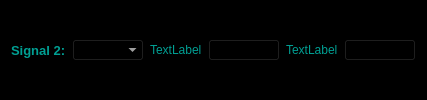
          <widget class="QWidget" name="signal_2_menu" native="true">
           <property name="sizePolicy">
            <sizepolicy hsizetype="MinimumExpanding" vsizetype="Preferred">
             <horstretch>0</horstretch>
             <verstretch>0</verstretch>
            </sizepolicy>
           </property>
           <property name="styleSheet">
            <string notr="true">background-color: rgb(0, 0, 0);</string>
           </property>
           <layout class="QGridLayout" name="gridLayout_5">
            <item row="0" column="0">
             <layout class="QHBoxLayout" name="signal_2_layout">
              <item>
               <widget class="QLabel" name="label_2">
                <property name="palette">
                 <palette>
                  <active>
                   <colorrole role="WindowText">
                    <brush brushstyle="SolidPattern">
                     <color alpha="255">
                      <red>255</red>
                      <green>255</green>
                      <blue>255</blue>
                     </color>
                    </brush>
                   </colorrole>
                   <colorrole role="Button">
                    <brush brushstyle="SolidPattern">
                     <color alpha="255">
                      <red>0</red>
                      <green>0</green>
                      <blue>0</blue>
                     </color>
                    </brush>
                   </colorrole>
                   <colorrole role="Text">
                    <brush brushstyle="SolidPattern">
                     <color alpha="255">
                      <red>0</red>
                      <green>159</green>
                      <blue>147</blue>
                     </color>
                    </brush>
                   </colorrole>
                   <colorrole role="ButtonText">
                    <brush brushstyle="SolidPattern">
                     <color alpha="255">
                      <red>0</red>
                      <green>159</green>
                      <blue>147</blue>
                     </color>
                    </brush>
                   </colorrole>
                   <colorrole role="Base">
                    <brush brushstyle="SolidPattern">
                     <color alpha="255">
                      <red>0</red>
                      <green>0</green>
                      <blue>0</blue>
                     </color>
                    </brush>
                   </colorrole>
                   <colorrole role="Window">
                    <brush brushstyle="SolidPattern">
                     <color alpha="255">
                      <red>0</red>
                      <green>0</green>
                      <blue>0</blue>
                     </color>
                    </brush>
                   </colorrole>
                   <colorrole role="PlaceholderText">
                    <brush brushstyle="SolidPattern">
                     <color alpha="128">
                      <red>0</red>
                      <green>159</green>
                      <blue>147</blue>
                     </color>
                    </brush>
                   </colorrole>
                  </active>
                  <inactive>
                   <colorrole role="WindowText">
                    <brush brushstyle="SolidPattern">
                     <color alpha="255">
                      <red>255</red>
                      <green>255</green>
                      <blue>255</blue>
                     </color>
                    </brush>
                   </colorrole>
                   <colorrole role="Button">
                    <brush brushstyle="SolidPattern">
                     <color alpha="255">
                      <red>0</red>
                      <green>0</green>
                      <blue>0</blue>
                     </color>
                    </brush>
                   </colorrole>
                   <colorrole role="Text">
                    <brush brushstyle="SolidPattern">
                     <color alpha="255">
                      <red>0</red>
                      <green>159</green>
                      <blue>147</blue>
                     </color>
                    </brush>
                   </colorrole>
                   <colorrole role="ButtonText">
                    <brush brushstyle="SolidPattern">
                     <color alpha="255">
                      <red>0</red>
                      <green>159</green>
                      <blue>147</blue>
                     </color>
                    </brush>
                   </colorrole>
                   <colorrole role="Base">
                    <brush brushstyle="SolidPattern">
                     <color alpha="255">
                      <red>0</red>
                      <green>0</green>
                      <blue>0</blue>
                     </color>
                    </brush>
                   </colorrole>
                   <colorrole role="Window">
                    <brush brushstyle="SolidPattern">
                     <color alpha="255">
                      <red>0</red>
                      <green>0</green>
                      <blue>0</blue>
                     </color>
                    </brush>
                   </colorrole>
                   <colorrole role="PlaceholderText">
                    <brush brushstyle="SolidPattern">
                     <color alpha="128">
                      <red>0</red>
                      <green>159</green>
                      <blue>147</blue>
                     </color>
                    </brush>
                   </colorrole>
                  </inactive>
                  <disabled>
                   <colorrole role="WindowText">
                    <brush brushstyle="SolidPattern">
                     <color alpha="255">
                      <red>120</red>
                      <green>120</green>
                      <blue>120</blue>
                     </color>
                    </brush>
                   </colorrole>
                   <colorrole role="Button">
                    <brush brushstyle="SolidPattern">
                     <color alpha="255">
                      <red>0</red>
                      <green>0</green>
                      <blue>0</blue>
                     </color>
                    </brush>
                   </colorrole>
                   <colorrole role="Text">
                    <brush brushstyle="SolidPattern">
                     <color alpha="255">
                      <red>0</red>
                      <green>159</green>
                      <blue>147</blue>
                     </color>
                    </brush>
                   </colorrole>
                   <colorrole role="ButtonText">
                    <brush brushstyle="SolidPattern">
                     <color alpha="255">
                      <red>0</red>
                      <green>159</green>
                      <blue>147</blue>
                     </color>
                    </brush>
                   </colorrole>
                   <colorrole role="Base">
                    <brush brushstyle="SolidPattern">
                     <color alpha="255">
                      <red>0</red>
                      <green>0</green>
                      <blue>0</blue>
                     </color>
                    </brush>
                   </colorrole>
                   <colorrole role="Window">
                    <brush brushstyle="SolidPattern">
                     <color alpha="255">
                      <red>0</red>
                      <green>0</green>
                      <blue>0</blue>
                     </color>
                    </brush>
                   </colorrole>
                   <colorrole role="PlaceholderText">
                    <brush brushstyle="SolidPattern">
                     <color alpha="128">
                      <red>0</red>
                      <green>159</green>
                      <blue>147</blue>
                     </color>
                    </brush>
                   </colorrole>
                  </disabled>
                 </palette>
                </property>
                <property name="font">
                 <font>
                  <family>Segoe UI</family>
                  <pointsize>10</pointsize>
                  <italic>false</italic>
                  <bold>true</bold>
                 </font>
                </property>
                <property name="styleSheet">
                 <string notr="true">font: 700 10pt &quot;Segoe UI&quot;;
color: rgb(0, 159, 147);</string>
                </property>
                <property name="text">
                 <string>Signal 2:</string>
                </property>
               </widget>
              </item>
              <item>
               <widget class="QComboBox" name="column_combobox_2">
                <property name="palette">
                 <palette>
                  <active>
                   <colorrole role="WindowText">
                    <brush brushstyle="SolidPattern">
                     <color alpha="255">
                      <red>255</red>
                      <green>255</green>
                      <blue>255</blue>
                     </color>
                    </brush>
                   </colorrole>
                   <colorrole role="Button">
                    <brush brushstyle="SolidPattern">
                     <color alpha="255">
                      <red>0</red>
                      <green>0</green>
                      <blue>0</blue>
                     </color>
                    </brush>
                   </colorrole>
                   <colorrole role="Text">
                    <brush brushstyle="SolidPattern">
                     <color alpha="255">
                      <red>255</red>
                      <green>255</green>
                      <blue>255</blue>
                     </color>
                    </brush>
                   </colorrole>
                   <colorrole role="ButtonText">
                    <brush brushstyle="SolidPattern">
                     <color alpha="255">
                      <red>255</red>
                      <green>255</green>
                      <blue>255</blue>
                     </color>
                    </brush>
                   </colorrole>
                   <colorrole role="Base">
                    <brush brushstyle="SolidPattern">
                     <color alpha="255">
                      <red>0</red>
                      <green>0</green>
                      <blue>0</blue>
                     </color>
                    </brush>
                   </colorrole>
                   <colorrole role="Window">
                    <brush brushstyle="SolidPattern">
                     <color alpha="255">
                      <red>0</red>
                      <green>0</green>
                      <blue>0</blue>
                     </color>
                    </brush>
                   </colorrole>
                   <colorrole role="ToolTipText">
                    <brush brushstyle="SolidPattern">
                     <color alpha="255">
                      <red>255</red>
                      <green>255</green>
                      <blue>255</blue>
                     </color>
                    </brush>
                   </colorrole>
                   <colorrole role="PlaceholderText">
                    <brush brushstyle="SolidPattern">
                     <color alpha="128">
                      <red>255</red>
                      <green>255</green>
                      <blue>255</blue>
                     </color>
                    </brush>
                   </colorrole>
                  </active>
                  <inactive>
                   <colorrole role="WindowText">
                    <brush brushstyle="SolidPattern">
                     <color alpha="255">
                      <red>255</red>
                      <green>255</green>
                      <blue>255</blue>
                     </color>
                    </brush>
                   </colorrole>
                   <colorrole role="Button">
                    <brush brushstyle="SolidPattern">
                     <color alpha="255">
                      <red>0</red>
                      <green>0</green>
                      <blue>0</blue>
                     </color>
                    </brush>
                   </colorrole>
                   <colorrole role="Text">
                    <brush brushstyle="SolidPattern">
                     <color alpha="255">
                      <red>255</red>
                      <green>255</green>
                      <blue>255</blue>
                     </color>
                    </brush>
                   </colorrole>
                   <colorrole role="ButtonText">
                    <brush brushstyle="SolidPattern">
                     <color alpha="255">
                      <red>255</red>
                      <green>255</green>
                      <blue>255</blue>
                     </color>
                    </brush>
                   </colorrole>
                   <colorrole role="Base">
                    <brush brushstyle="SolidPattern">
                     <color alpha="255">
                      <red>0</red>
                      <green>0</green>
                      <blue>0</blue>
                     </color>
                    </brush>
                   </colorrole>
                   <colorrole role="Window">
                    <brush brushstyle="SolidPattern">
                     <color alpha="255">
                      <red>0</red>
                      <green>0</green>
                      <blue>0</blue>
                     </color>
                    </brush>
                   </colorrole>
                   <colorrole role="ToolTipText">
                    <brush brushstyle="SolidPattern">
                     <color alpha="255">
                      <red>255</red>
                      <green>255</green>
                      <blue>255</blue>
                     </color>
                    </brush>
                   </colorrole>
                   <colorrole role="PlaceholderText">
                    <brush brushstyle="SolidPattern">
                     <color alpha="128">
                      <red>255</red>
                      <green>255</green>
                      <blue>255</blue>
                     </color>
                    </brush>
                   </colorrole>
                  </inactive>
                  <disabled>
                   <colorrole role="WindowText">
                    <brush brushstyle="SolidPattern">
                     <color alpha="255">
                      <red>255</red>
                      <green>255</green>
                      <blue>255</blue>
                     </color>
                    </brush>
                   </colorrole>
                   <colorrole role="Button">
                    <brush brushstyle="SolidPattern">
                     <color alpha="255">
                      <red>0</red>
                      <green>0</green>
                      <blue>0</blue>
                     </color>
                    </brush>
                   </colorrole>
                   <colorrole role="Text">
                    <brush brushstyle="SolidPattern">
                     <color alpha="255">
                      <red>255</red>
                      <green>255</green>
                      <blue>255</blue>
                     </color>
                    </brush>
                   </colorrole>
                   <colorrole role="ButtonText">
                    <brush brushstyle="SolidPattern">
                     <color alpha="255">
                      <red>255</red>
                      <green>255</green>
                      <blue>255</blue>
                     </color>
                    </brush>
                   </colorrole>
                   <colorrole role="Base">
                    <brush brushstyle="SolidPattern">
                     <color alpha="255">
                      <red>0</red>
                      <green>0</green>
                      <blue>0</blue>
                     </color>
                    </brush>
                   </colorrole>
                   <colorrole role="Window">
                    <brush brushstyle="SolidPattern">
                     <color alpha="255">
                      <red>0</red>
                      <green>0</green>
                      <blue>0</blue>
                     </color>
                    </brush>
                   </colorrole>
                   <colorrole role="ToolTipText">
                    <brush brushstyle="SolidPattern">
                     <color alpha="255">
                      <red>255</red>
                      <green>255</green>
                      <blue>255</blue>
                     </color>
                    </brush>
                   </colorrole>
                   <colorrole role="PlaceholderText">
                    <brush brushstyle="SolidPattern">
                     <color alpha="128">
                      <red>255</red>
                      <green>255</green>
                      <blue>255</blue>
                     </color>
                    </brush>
                   </colorrole>
                  </disabled>
                 </palette>
                </property>
                <property name="styleSheet">
                 <string notr="true">font: 700 9pt &quot;Segoe UI&quot;;
color: rgb(255, 255, 255);</string>
                </property>
               </widget>
              </item>
             </layout>
            </item>
            <item row="0" column="1">
             <layout class="QHBoxLayout" name="horizontalLayout_3">
              <item>
               <widget class="QLabel" name="label_6">
                <property name="styleSheet">
                 <string notr="true">font: 700 10pt &quot;Segoe UI&quot;;
color: rgb(0, 159, 147);</string>
                </property>
                <property name="text">
                 <string>TextLabel</string>
                </property>
               </widget>
              </item>
              <item>
               <widget class="QComboBox" name="column_combobox_6"/>
              </item>
             </layout>
            </item>
            <item row="0" column="2">
             <layout class="QHBoxLayout" name="horizontalLayout_5">
              <item>
               <widget class="QLabel" name="label_10">
                <property name="styleSheet">
                 <string notr="true">font: 700 10pt &quot;Segoe UI&quot;;
color: rgb(0, 159, 147);</string>
                </property>
                <property name="text">
                 <string>TextLabel</string>
                </property>
               </widget>
              </item>
              <item>
               <widget class="QComboBox" name="column_combobox_10"/>
              </item>
             </layout>
            </item>
           </layout>
          </widget>
